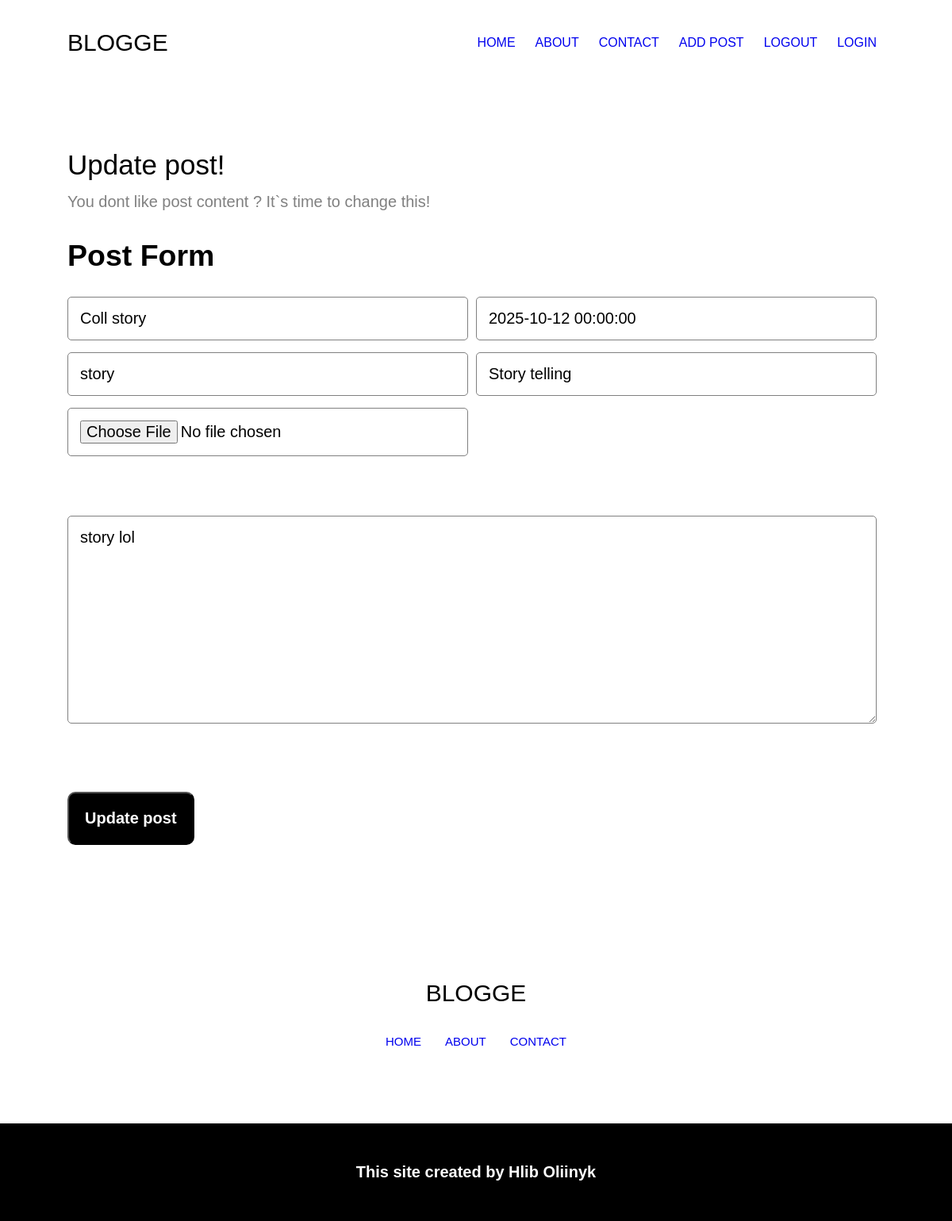
The app's page /post/9/update/ (signed in) with its own data.
### post/models.py (models this page shows, shortened)
class Post(models.Model):
    title = models.CharField('Name', max_length = 40)
    content = models.TextField('Content', null = True)
    date = models.DateField('Date', null = True)
    topic = models.CharField('Topic', null=True)
    short_info = models.CharField('ShortInfo', null=True)
    banner = models.ImageField(default='photo_test.jpg', blank = True)

### post/views.py (the view)
# urls.py: path('post/<int:post_id>/update/', views.PostsUpdateView.as_view(), name = 'update'),
class PostsUpdateView(LoginRequiredMixin, UpdateView):
    model = Post
    template_name = 'post/update.html'
    form_class = PostForm
    pk_url_kwarg = 'post_id'
    login_url = 'login'

### post/forms.py
class PostForm(ModelForm):
    class Meta:
        model = Post
        fields = ['title', 'content', 'date', 'topic', 'short_info', 'banner']
        widgets = {
            "title": TextInput(attrs={
                'class': 'post_add_title_text',
                'placeholder': 'Post name'
            }),
            "content": Textarea(attrs={
                'class': 'post_add_content_text',
                'placeholder': 'Post content'
            }),
            "date": DateTimeInput(attrs={
                'class' : 'post_add_date_text',
                'placeholder': 'Post publish date'
            }),
            "topic": TextInput(attrs={
                'class': 'post_add_topic_text',
                'placeholder': 'Post topic'
            }),
            "short_info": TextInput(attrs={
                'class': 'post_add_short_info_text',
                'placeholder': 'Short info about post'
            }),
            "banner": FileInput(attrs={
                'class': 'post_add_banner_text'
            })
        }

### post/templates/post/update.html (shortened to what this page needs)
{% extends 'blog/layout.html' %}
{% load static %}
{% block content %}
<section class ="add_post">
    <div class ="container">
        <div class="add_post_info">
            <p>Update post!</p>
            <p>You dont like post content ? It`s time to change this!</p>
        </div>
        <div class="post_form">
            <h2>Post Form</h2>
        </div>
        <form method="post" class ="add_post_grid_container" enctype="multipart/form-data">
            <div class="post_add_title">
                {{ form.title }}
            </div>
            <div class='post_add_date'>
                {{ form.date }}
            </div>
            <div class="post_add_topic">
                {{ form.topic }}
            </div>
            <div class="post_add_short_info">
                {{ form.short_info }}
            </div>
            <div class ="post_add_banner">
                {{ form.banner }}
            </div>
            <div class="post_add_content">
                {{ form.content }}
            </div>
            <div class="post_button">
                <button class = "btn btn-success" type="submit">Update post</button>
            </div>
            <span>{{ error }}</span>
        </form>
    </div>
</section>
{% endblock %}

### blog/static/blog/css/blog.css (style rules this page uses)
* { margin: 0; padding: 0; box-sizing: border-box; font-family: "Jost", sans-serif; }
.container { margin-left: 100px; margin-right: 100px; padding-left: 5px; padding-right: 5px; transition: margin-left 0.5s ease-in-out, margin-right 0.5s ease-in-out; }
@media (max-width: 1200px) { .container { margin-left: 80px; margin-right: 80px; } }

### post/static/post/css/create.css (style rules this page uses)
.add_post { padding-top: 100px; padding-bottom: 20px; }
.add_post_info p:nth-child(1) { font-size: 35px; margin-bottom: 15px; }
.add_post_info p:nth-child(2) { font-size: 20px; margin-bottom: 35px; font-family: "Poppins", sans-serif; color: gray; }
.add_post_grid_container { display: grid; grid-template-columns: 1fr 1fr; margin-top: 25px; }
.post_add_title_text, .post_add_date_text, .post_add_topic_text, .post_add_short_info_text, .post_add_content_text, .post_add_banner_text { padding: 15px; border-radius: 5px; border: 1px solid gray; width: 100%; margin-bottom: 15px; text-align: left; font-size: 20px; }
.post_add_title, .post_add_date, .post_add_topic, .post_add_short_info, .post_add_content, .post_add_banner { padding-right: 10px; }
.post_add_content { grid-column: 1 / -1; }
.post_form { font-size: 25px; margin-bottom: 30px; }
.btn { padding: 20px; background-color: black; color: white; border-radius: 10px; font-size: 20px; font-weight: bold; }
.post_button { padding-top: 30px; }

### post/static/post/css/details.css (style rules this page uses)
.post_add_content { margin-top: 60px; font-size: 25px; color: gray; margin-bottom: 35px; }

### records on screen
Post: title "Coll story", date "2025-10-12 00:00:00", topic "story", short_info "Story telling", content "story lol"
